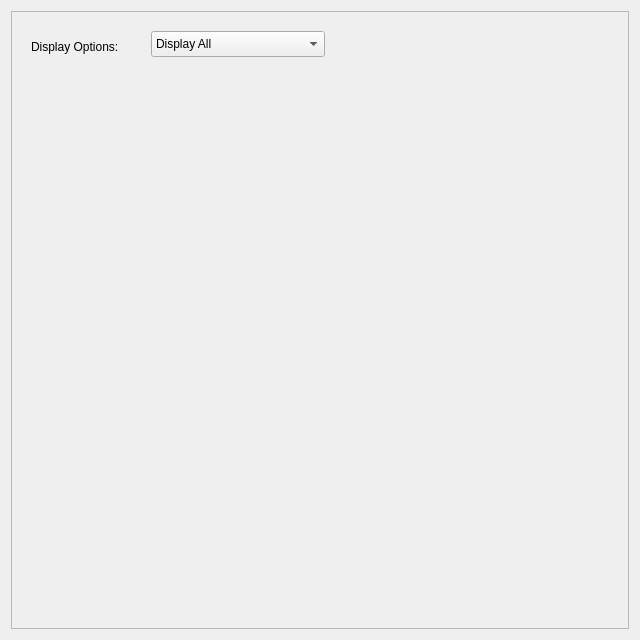
<?xml version="1.0" encoding="UTF-8"?>
<ui version="4.0">
 <class>QuantitativeAnalysisDisplay</class>
 <widget class="QWidget" name="QuantitativeAnalysisDisplay">
  <property name="geometry">
   <rect>
    <x>0</x>
    <y>0</y>
    <width>640</width>
    <height>640</height>
   </rect>
  </property>
  <property name="windowTitle">
   <string>Quantitative Analysis</string>
  </property>
  <layout class="QGridLayout" name="gridLayout_2">
   <item row="0" column="0">
    <widget class="QScrollArea" name="scrollArea">
     <property name="widgetResizable">
      <bool>true</bool>
     </property>
     <widget class="QWidget" name="scrollAreaWidgetContents">
      <property name="geometry">
       <rect>
        <x>0</x>
        <y>0</y>
        <width>616</width>
        <height>616</height>
       </rect>
      </property>
      <layout class="QVBoxLayout" name="verticalLayout">
       <item>
        <layout class="QHBoxLayout" name="horizontalLayout">
         <item>
          <widget class="QWidget" name="widget" native="true">
           <property name="minimumSize">
            <size>
             <width>0</width>
             <height>60</height>
            </size>
           </property>
           <widget class="QLabel" name="label">
            <property name="geometry">
             <rect>
              <x>10</x>
              <y>10</y>
              <width>151</width>
              <height>31</height>
             </rect>
            </property>
            <property name="text">
             <string>Display Options:</string>
            </property>
           </widget>
           <widget class="QComboBox" name="comboBox">
            <property name="geometry">
             <rect>
              <x>130</x>
              <y>10</y>
              <width>174</width>
              <height>26</height>
             </rect>
            </property>
            <item>
             <property name="text">
              <string>Display All</string>
             </property>
            </item>
            <item>
             <property name="text">
              <string>Returns</string>
             </property>
            </item>
            <item>
             <property name="text">
              <string>Granality</string>
             </property>
            </item>
            <item>
             <property name="text">
              <string>Volatility</string>
             </property>
            </item>
            <item>
             <property name="text">
              <string>Display Sum</string>
             </property>
            </item>
           </widget>
          </widget>
         </item>
        </layout>
       </item>
       <item>
        <layout class="QGridLayout" name="gridLayout"/>
       </item>
      </layout>
     </widget>
    </widget>
   </item>
  </layout>
 </widget>
 <resources/>
 <connections/>
</ui>
